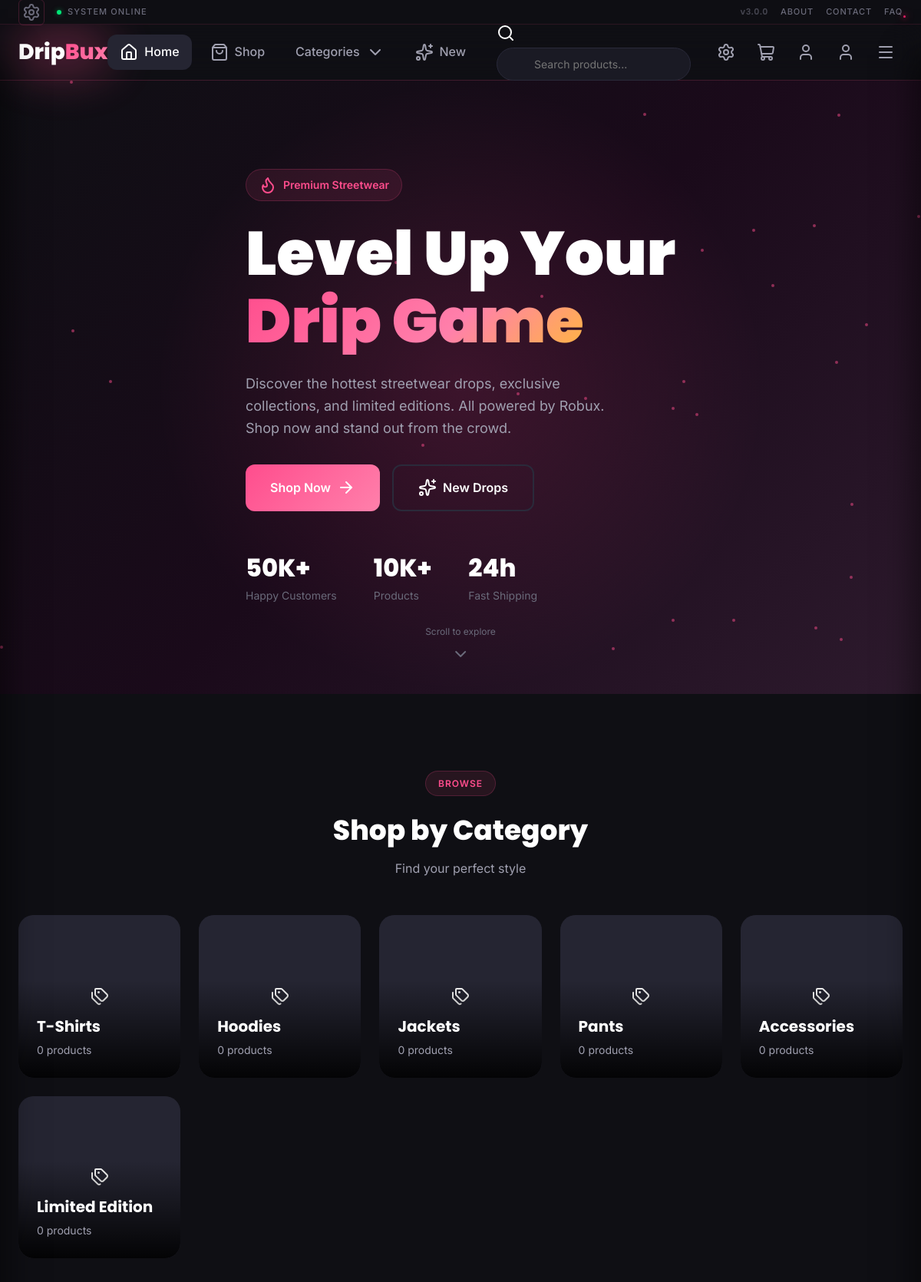
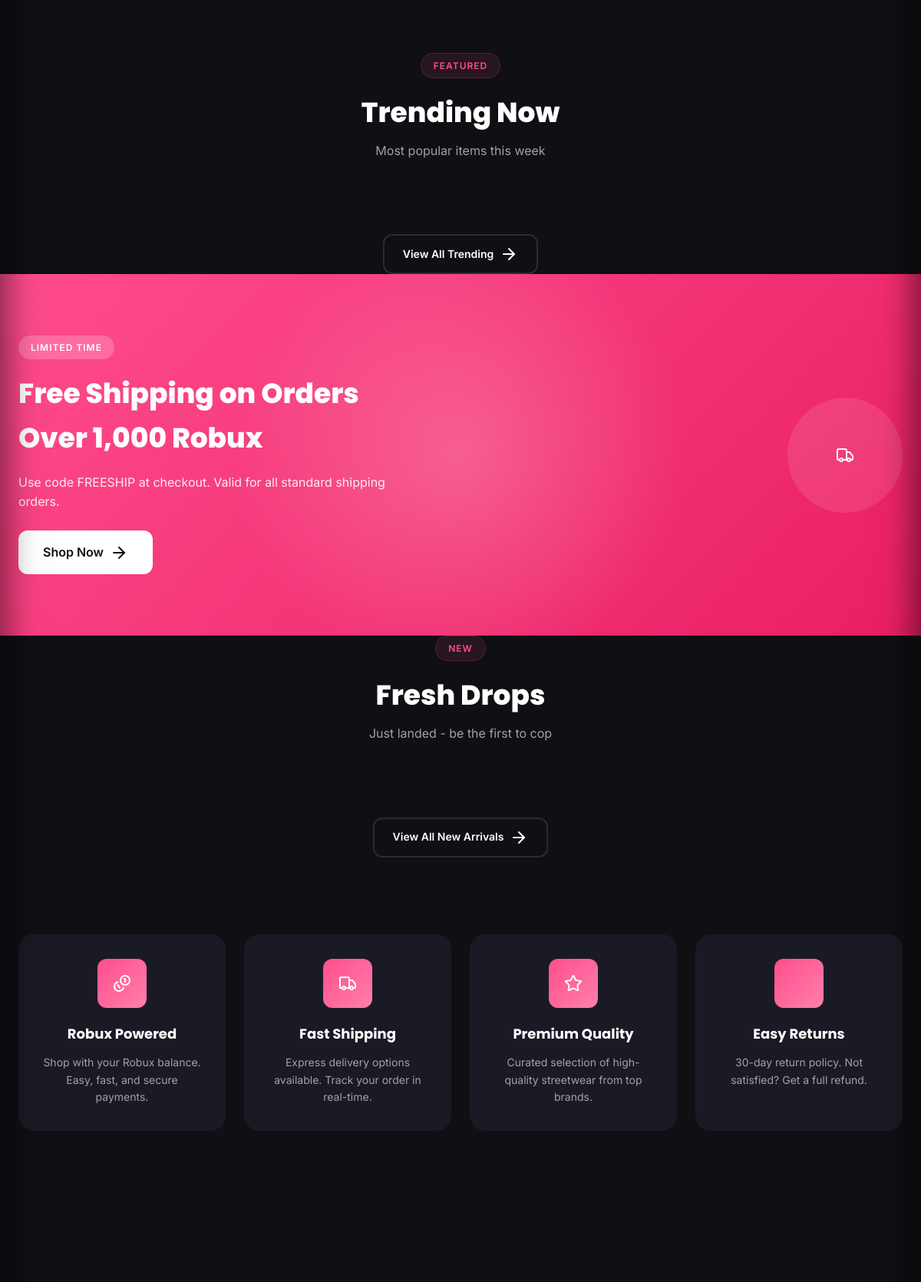
The page / (upper part) on the database its author committed (2 pictures, top to bottom).
### models.py (models this page shows, shortened)
class Category(db.Model):
    __tablename__ = 'categories'
    id = db.Column(db.Integer, primary_key=True)
    name = db.Column(db.String(50), unique=True, nullable=False)
    slug = db.Column(db.String(50), unique=True, nullable=False)
    description = db.Column(db.Text)
    image_url = db.Column(db.String(255))
    display_order = db.Column(db.Integer, default=0)
    is_active = db.Column(db.Boolean, default=True)
    created_at = db.Column(db.DateTime, default=datetime.utcnow)
    products = db.relationship('Product', backref='category', lazy=True)
    def get_product_count(self):
        return Product.query.filter_by(category_id=self.id, is_active=True).count()

### routes/main.py (the view)
@main_bp.route('/')
def index():
    featured_products = Product.query.filter_by(
        is_active=True,
        is_featured=True
    ).limit(8).all()
    new_arrivals = Product.query.filter_by(
        is_active=True,
        is_new=True
    ).order_by(Product.created_at.desc()).limit(8).all()
    trending_products = Product.query.filter_by(
        is_active=True
    ).order_by(Product.sales_count.desc()).limit(8).all()
    categories = Category.query.filter_by(is_active=True).order_by(Category.display_order).all()
    return render_template('index.html',
        featured_products=featured_products,
        new_arrivals=new_arrivals,
        trending_products=trending_products,
        categories=categories
    )

### templates/index.html (shortened to what this page needs)
{% extends 'base.html' %}
{% block content %}
<section class="hero">
    <div class="hero-glow"></div>
    <div class="hero-particles" id="heroParticles"></div>
    <div class="container">
        <div class="hero-content">
            <div class="hero-badge">
                <i data-lucide="{{ icons.ICONS.fire }}"></i>
                <span>Premium Streetwear</span>
            </div>
            <h1 class="hero-title">
                <span class="title-line">Level Up Your</span>
                <span class="title-line accent">Drip Game</span>
            </h1>
            <p class="hero-description">
                Discover the hottest streetwear drops, exclusive collections, and limited editions.
                All powered by Robux. Shop now and stand out from the crowd.
            </p>
            <div class="hero-actions">
                <a href="{{ url_for('shop.index') }}" class="btn btn-primary btn-lg btn-glow">
                    <span>Shop Now</span>
                    <i data-lucide="{{ icons.ICONS.arrow_right }}"></i>
                </a>
                <a href="{{ url_for('shop.new_arrivals') }}" class="btn btn-outline btn-lg">
                    <i data-lucide="{{ icons.ICONS.sparkles }}"></i>
                    <span>New Drops</span>
                </a>
            </div>
            <div class="hero-stats">
                <div class="stat-item">
                    <span class="stat-value">50K+</span>
                    <span class="stat-label">Happy Customers</span>
                </div>
                <div class="stat-item">
                    <span class="stat-value">10K+</span>
                    <span class="stat-label">Products</span>
                </div>
                <div class="stat-item">
                    <span class="stat-value">24h</span>
                    <span class="stat-label">Fast Shipping</span>
                </div>
            </div>
        </div>
    </div>
    <div class="hero-scroll">
        <div class="scroll-indicator">
            <span>Scroll to explore</span>
            <i data-lucide="{{ icons.ICONS.chevron_down }}"></i>
        </div>
    </div>
</section>
<section class="categories-section">
    <div class="container">
        <div class="section-header">
            <span class="section-badge">Browse</span>
            <h2 class="section-title">Shop by Category</h2>
            <p class="section-subtitle">Find your perfect style</p>
        </div>
        <div class="categories-grid">
            {% for category in categories %}
            <a href="{{ url_for('shop.category', slug=category.slug) }}" class="category-card">
                <div class="category-image">
                    {% if category.image_url %}
                    <img src="{{ url_for('static', filename='images/categories/' + category.image_url) }}" alt="{{ category.name }}">
                    {% else %}
                    <div class="category-placeholder">
                        <i data-lucide="{{ icons.ICONS.category }}"></i>
                    </div>
                    {% endif %}
                </div>
                <div class="category-overlay">
                    <h3 class="category-name">{{ category.name }}</h3>
                    <span class="category-count">{{ category.get_product_count() }} products</span>
                </div>
                <div class="category-glow"></div>
            </a>
            {% endfor %}
        </div>
    </div>
</section>
<section class="featured-section">
    <div class="container">
        <div class="section-header">
            <span class="section-badge">Featured</span>
            <h2 class="section-title">Trending Now</h2>
            <p class="section-subtitle">Most popular items this week</p>
        </div>
        <div class="section-footer">
            <a href="{{ url_for('shop.trending') }}" class="btn btn-outline">
                <span>View All Trending</span>
                <i data-lucide="{{ icons.ICONS.arrow_right }}"></i>
            </a>
        </div>
    </div>
</section>
<section class="promo-banner">
    <div class="promo-glow"></div>
    <div class="container">
        <div class="promo-content">
            <div class="promo-text">
                <span class="promo-label">Limited Time</span>
                <h2 class="promo-title">Free Shipping on Orders Over 1,000 Robux</h2>
                <p class="promo-description">Use code FREESHIP at checkout. Valid for all standard shipping orders.</p>
                <a href="{{ url_for('shop.index') }}" class="btn btn-white btn-lg">
                    <span>Shop Now</span>
                    <i data-lucide="{{ icons.ICONS.arrow_right }}"></i>
                </a>
            </div>
            <div class="promo-visual">
                <div class="promo-icon">
                    <i data-lucide="{{ icons.ICONS.shipping }}"></i>
                </div>
            </div>
        </div>
    </div>
</section>
<section class="new-arrivals-section">
    <div class="container">
        <div class="section-header">
            <span class="section-badge">New</span>
            <h2 class="section-title">Fresh Drops</h2>
            <p class="section-subtitle">Just landed - be the first to cop</p>
        </div>
        <div class="section-footer">
            <a href="{{ url_for('shop.new_arrivals') }}" class="btn btn-outline">
                <span>View All New Arrivals</span>
                <i data-lucide="{{ icons.ICONS.arrow_right }}"></i>
            </a>
        </div>
    </div>
</section>
<section class="features-section">
    <div class="container">
        <div class="features-grid">
            <div class="feature-card">
                <div class="feature-icon">
                    <i data-lucide="{{ icons.ICONS.robux }}"></i>
                </div>
                <h3 class="feature-title">Robux Powered</h3>
                <p class="feature-description">Shop with your Robux balance. Easy, fast, and secure payments.</p>
            </div>
            <div class="feature-card">
                <div class="feature-icon">
                    <i data-lucide="{{ icons.ICONS.shipping }}"></i>
                </div>
                <h3 class="feature-title">Fast Shipping</h3>
                <p class="feature-description">Express delivery options available. Track your order in real-time.</p>
            </div>
            <div class="feature-card">
                <div class="feature-icon">
                    <i data-lucide="{{ icons.ICONS.star }}"></i>
                </div>
                <h3 class="feature-title">Premium Quality</h3>
                <p class="feature-description">Curated selection of high-quality streetwear from top brands.</p>
            </div>
            <div class="feature-card">
                <div class="feature-icon">
                    <i data-lucide="{{ icons.ICONS.refresh }}"></i>
                </div>
                <h3 class="feature-title">Easy Returns</h3>
                <p class="feature-description">30-day return policy. Not satisfied? Get a full refund.</p>
            </div>
        </div>
    </div>
</section>
<section class="newsletter-section">
</section>
{% endblock %}

### templates/base.html (shortened to what this page needs)
<!DOCTYPE html>
<html lang="en" data-theme="dark">
<head>
    <link rel="stylesheet" href="{{ url_for('static', filename='css/main.css') }}">
    <link rel="stylesheet" href="{{ url_for('static', filename='css/toast.css') }}">
    <link rel="stylesheet" href="{{ url_for('static', filename='css/account-panel.css') }}">
    <link rel="stylesheet" href="{{ url_for('static', filename='css/settings-panel.css') }}">
    <link rel="stylesheet" href="{{ url_for('static', filename='css/particles.css') }}">
</head>
<body>
    <div class="top-bar" id="topBar">
        <div class="top-bar-left">
            <button class="top-bar-btn" id="settingsOpenBtn" onclick="openSettingsPanel()" aria-label="Open Settings">
                <i data-lucide="settings"></i>
            </button>
            <div class="top-bar-status">
                <div class="top-bar-status-dot"></div>
                <span class="top-bar-status-text">System Online</span>
            </div>
        </div>
        <div class="top-bar-right">
            <span class="top-bar-version desktop-only">v{{ app_version }}</span>
            <a href="{{ url_for('main.about') }}" class="top-bar-link desktop-only">About</a>
            <a href="{{ url_for('main.contact') }}" class="top-bar-link desktop-only">Contact</a>
            <a href="{{ url_for('main.faq') }}" class="top-bar-link desktop-only">FAQ</a>
        </div>
    </div>
    <nav class="navbar" id="navbar">
        <div class="nav-container">
            <a href="{{ url_for('main.index') }}" class="nav-logo">
                <span class="logo-text">Drip<span class="logo-accent">Bux</span></span>
                <span class="logo-glow"></span>
            </a>
            <div class="nav-links desktop-only">
                <a href="{{ url_for('main.index') }}" class="nav-link {% if request.endpoint == 'main.index' %}active{% endif %}">
                    <i data-lucide="{{ icons.ICONS.home }}"></i>
                    <span>Home</span>
                </a>
                <a href="{{ url_for('shop.index') }}" class="nav-link {% if request.endpoint.startswith('shop.') %}active{% endif %}">
                    <i data-lucide="{{ icons.ICONS.shop }}"></i>
                    <span>Shop</span>
                </a>
                <div class="nav-dropdown">
                    <a href="#" class="nav-link">
                        <span>Categories</span>
                        <i data-lucide="{{ icons.ICONS.chevron_down }}" class="dropdown-icon"></i>
                    </a>
                </div>
                <a href="{{ url_for('shop.new_arrivals') }}" class="nav-link">
                    <i data-lucide="{{ icons.ICONS.sparkles }}"></i>
                    <span>New</span>
                </a>
            </div>
            <div class="nav-search desktop-only">
                <form action="{{ url_for('shop.search') }}" method="GET">
                    <div class="search-input-wrapper">
                        <i data-lucide="{{ icons.ICONS.search }}"></i>
                        <input type="text" name="q" placeholder="Search products..." autocomplete="off">
                    </div>
                </form>
            </div>
            <div class="nav-actions">
                <button class="nav-action desktop-only" onclick="openSettingsPanel()" aria-label="Settings">
                    <i data-lucide="{{ icons.ICONS.settings }}"></i>
                </button>
                <a href="{{ url_for('cart.view_cart') }}" class="nav-action cart-action">
                    <i data-lucide="{{ icons.ICONS.cart }}"></i>
                </a>
                {% if current_user.is_authenticated %}
                <button class="nav-action user-action desktop-only" onclick="openAccountPanel()" aria-label="Account">
                    {% if current_user.avatar_url %}
                    <img src="{{ url_for('static', filename='images/avatars/' + current_user.avatar_url) }}" alt="{{ current_user.username }}" class="user-avatar">
                    {% else %}
                    <div class="user-avatar-placeholder">
                        <i data-lucide="{{ icons.ICONS.user }}"></i>
                    </div>
                    {% endif %}
                </button>
                {% else %}
                <button class="nav-action desktop-only" onclick="openAccountPanel()" aria-label="Account">
                    <i data-lucide="{{ icons.ICONS.user }}"></i>
                </button>
                {% endif %}
                <button class="nav-action mobile-only" onclick="openAccountPanel()" aria-label="Account">
                    <i data-lucide="{{ icons.ICONS.user }}"></i>
                </button>
                <button class="nav-action mobile-menu-toggle mobile-only" id="mobileMenuToggle">
                    <i data-lucide="{{ icons.ICONS.menu }}"></i>
                </button>
            </div>
        </div>
    </nav>
    <main class="main-content">
        {% block content %}{% endblock %}
    </main>
</body>
</html>

### rows shown on the page
Category: name "T-Shirts", get_product_count "0"
Category: name "Hoodies", get_product_count "0"
Category: name "Jackets", get_product_count "0"
Category: name "Pants", get_product_count "0"
Category: name "Accessories", get_product_count "0"
Category: name "Limited Edition", get_product_count "0"

### other values the page prints
{{ app_version }} "3.0.0"
